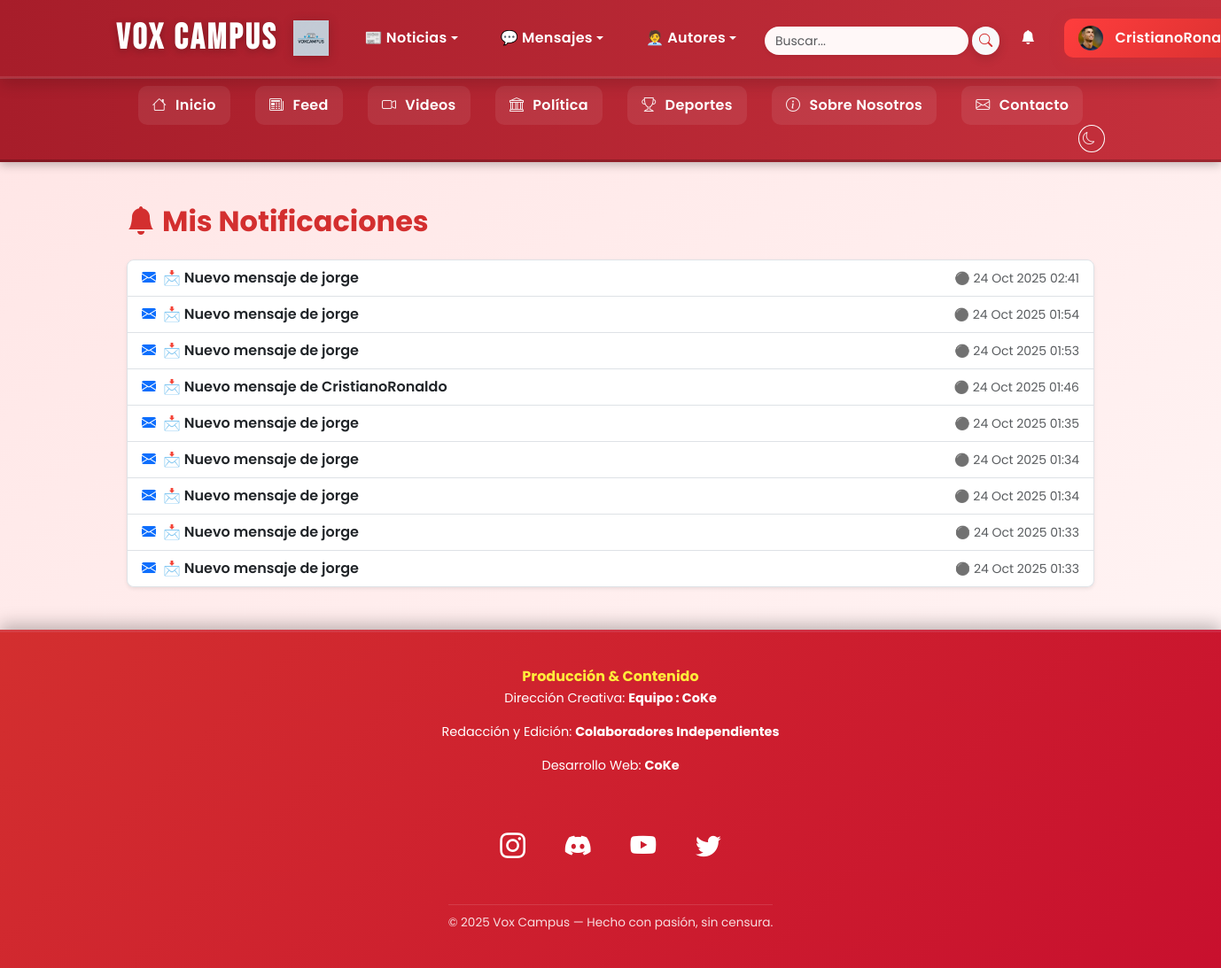
The page /notificaciones/ (signed in) on the database its author committed.
### noticias/models.py (models this page shows, shortened)
class Perfil(models.Model):
    user = models.OneToOneField(User, on_delete=models.CASCADE, related_name='perfil')
    bio = models.TextField(blank=True, null=True)
    avatar = models.ImageField(upload_to='avatares/', blank=True, null=True)
    banner = models.ImageField(upload_to='banners/', blank=True, null=True)
    ultima_actividad = models.DateTimeField(default=timezone.now)
    twitter = models.URLField(max_length=200, blank=True, null=True)
    github = models.URLField(max_length=200, blank=True, null=True)
    instagram = models.URLField(max_length=200, blank=True, null=True)
    linkedin = models.URLField(max_length=200, blank=True, null=True)
    sitio_web = models.URLField(max_length=200, blank=True, null=True)
    rol = models.CharField(
        max_length=20,
        choices=[('autor', 'Autor'), ('admin', 'Administrador')],
        default='autor'
    )

class Notificacion(models.Model):
    usuario = models.ForeignKey(User, on_delete=models.CASCADE)
    tipo = models.CharField(max_length=50)
    contenido = models.TextField()
    url = models.URLField(blank=True, null=True)
    leido = models.BooleanField(default=False)
    fecha = models.DateTimeField(auto_now_add=True)

### noticias/views.py (the view)
# urls.py: path('notificaciones/', views.notificaciones, name='notificaciones'),
@login_required
def notificaciones(request):
    notificaciones = Notificacion.objects.filter(usuario=request.user).order_by('-fecha')
    notificaciones.update(leido=True)
    return render(request, 'noticias/notificaciones.html', {'notificaciones': notificaciones})

### noticias/context_processors.py (called while the page is built)
def contadores_globales(request):
    if request.user.is_authenticated:
        notif_count = Notificacion.objects.filter(usuario=request.user, leido=False).count()
        mensajes_no_leidos = Mensaje.objects.filter(receptor=request.user, leido=False).count() if hasattr(request.user, 'mensaje_set') else 0
    else:
        notif_count = 0
        mensajes_no_leidos = 0
    return {
        'notif_count': notif_count,
        'mensajes_no_leidos': mensajes_no_leidos,
    }

def notificaciones_context(request):
    if request.user.is_authenticated:
        notif_count = Notificacion.objects.filter(usuario=request.user, leido=False).count()
    else:
        notif_count = 0
    return {'notif_count': notif_count}

### templates/noticias/notificaciones.html (shortened to what this page needs)
{% extends 'noticias/base.html' %}
{% block content %}
<div class="container my-5">
   <h2 class="fw-bold text-danger mb-4">
      <i class="bi bi-bell-fill me-2"></i>Mis Notificaciones
   </h2>
   {% if notificaciones %}
   <ul class="list-group shadow-sm rounded-3">
      {% for n in notificaciones %}
      <li class="list-group-item d-flex justify-content-between align-items-center {% if not n.leido %}bg-light{% endif %}">
         <div class="d-flex align-items-center">
            {% if n.tipo == "mensaje" %}
               <i class="bi bi-envelope-fill text-primary me-2"></i>
            {% elif n.tipo == "comentario" %}
               <i class="bi bi-chat-left-text-fill text-success me-2"></i>
            {% else %}
               <i class="bi bi-info-circle-fill text-secondary me-2"></i>
            {% endif %}
            {% if n.url %}
               <a href="{{ n.url }}" class="text-decoration-none text-dark fw-semibold">{{ n.contenido }}</a>
            {% else %}
               <span class="text-dark fw-semibold">{{ n.contenido }}</span>
            {% endif %}
         </div>
         <small class="text-muted">{{ n.fecha|date:"d M Y H:i" }}</small>
      </li>
      {% endfor %}
   </ul>
   {% else %}
   <div class="text-center py-5">
      <p class="text-muted fs-5">🔕 No tienes notificaciones aún</p>
   </div>
   {% endif %}
</div>
{% endblock %}

### templates/noticias/base.html (shortened to what this page needs)
{% load static %}
<!DOCTYPE html>
<html lang="es">
<head>
   <link href="https://cdn.jsdelivr.net/npm/bootstrap@5.3.2/dist/css/bootstrap.min.css" rel="stylesheet" />
   <link href="https://cdn.jsdelivr.net/npm/bootstrap-icons@1.11.1/font/bootstrap-icons.css" rel="stylesheet" />
   <link rel="stylesheet" href="{% static 'webnoticias/css/style.css' %}?v=v38" />
</head>
<body>
<nav class="navbar navbar-expand-lg navbar-dark bg-danger shadow">
   <div class="container">
      <a class="navbar-brand d-flex align-items-center fw-bold"
         href="{% if user.is_authenticated and user.is_superuser %}{% url 'panel_privado' %}{% else %}{% url 'index' %}{% endif %}">
         <span class="me-2 text-white">Vox Campus</span>
         <img src="{% static 'WebNoticias/img/logo.png' %}" alt="Logo Vox Campus"
              style="height:40px; width:auto; object-fit:contain;" />
      </a>
      <div class="collapse navbar-collapse" id="navbarNav">
         <ul class="navbar-nav mx-auto align-items-center gap-2">
            {% if user.is_authenticated and user.is_superuser or user.is_authenticated and user.is_staff %}
               <li class="nav-item dropdown">
                  <a class="nav-link dropdown-toggle" href="#" id="noticiasDropdown" role="button" data-bs-toggle="dropdown">
                     📰 Noticias
                  </a>
               </li>
            {% endif %}
            {% if user.is_authenticated %}
               <li class="nav-item dropdown">
                  <a class="nav-link dropdown-toggle" href="#" id="mensajesDropdown" role="button" data-bs-toggle="dropdown">
                     💬 Mensajes
                  </a>
               </li>
            {% endif %}
            {% if user.is_authenticated %}
               <li class="nav-item dropdown has-dot">
                  <a class="nav-link dropdown-toggle" href="#" id="reporterosDropdown" role="button" data-bs-toggle="dropdown">
                     🧑‍💼 Autores
                  </a>
               </li>
            {% endif %}
         </ul>
         <ul class="navbar-nav align-items-center gap-0">
            {% if user.is_authenticated %}
               <li class="nav-item">
                  <form id="buscador" class="d-flex align-items-center" role="search" method="get" action="{% url 'buscar' %}">
                     <input id="input-busqueda" class="form-control form-control-sm rounded-pill shadow-sm border-0 me-1"
                            type="search" placeholder="Buscar..." name="q" required />
                     <button class="btn btn-light btn-sm rounded-pill px-2 py-0" type="submit" style="height:32px;">
                        <i class="bi bi-search text-danger"></i>
                     </button>
                  </form>
               </li>
               <li class="nav-item position-relative">
                  <a href="{% url 'notificaciones' %}" class="nav-link position-relative">
                     <i class="bi bi-bell-fill"></i>
                  </a>
               </li>
               <li class="nav-item dropdown">
                  <a class="nav-link dropdown-toggle btn-login px-3 py-2" href="#" id="userDropdown"
                     role="button" data-bs-toggle="dropdown">
                     {% if user.perfil.avatar %}
                        <img src="{{ user.perfil.avatar.url }}" alt="avatar"
                             style="width:28px; height:28px; border-radius:50%; object-fit:cover; margin-right:6px;" />
                     {% else %}
                        <i class="bi bi-person-circle me-1"></i>
                     {% endif %}
                     {{ user.username }}
                  </a>
               </li>
            {% endif %}
         </ul>
      </div>
   </div>
</nav>
   <div class="subnav">
      <div class="container text-center py-2">
         {% if user.is_authenticated and user.is_superuser %}
            <a href="{% url 'panel_privado' %}" class="subnav-link"><i class="bi bi-house-door"></i> Inicio Privado</a>
         {% else %}
            <a href="{% url 'index' %}" class="subnav-link"><i class="bi bi-house"></i> Inicio</a>
         {% endif %}
         <a href="{% url 'feed' %}" class="subnav-link"><i class="bi bi-newspaper"></i> Feed</a>
         <a href="{% url 'videos' %}" class="subnav-link"><i class="bi bi-camera-video"></i> Videos</a>
         <a href="{% url 'politica' %}" class="subnav-link"><i class="bi bi-bank"></i> Política</a>
         <a href="{% url 'deportes' %}" class="subnav-link"><i class="bi bi-trophy"></i> Deportes</a>
         <a href="{% url 'sobre' %}" class="subnav-link"><i class="bi bi-info-circle"></i> Sobre Nosotros</a>
         <a href="{% url 'contacto' %}" class="subnav-link"><i class="bi bi-envelope"></i> Contacto</a>
         <li class="nav-item d-flex align-items-center ms-2">
            <button id="theme-toggle" class="btn btn-outline-light btn-sm rounded-circle p-1" title="Cambiar tema">
               <i class="bi bi-moon"></i>
            </button>
         </li>
      </div>
   </div>
   <main class="container my-4">
      {% block content %}{% endblock %}
   </main>
   <footer class="footer-premium">
      <div class="footer-container">
         <div class="footer-credits">
            <h4>Producción & Contenido</h4>
            <p>Dirección Creativa: <strong>Equipo : CoKe</strong></p>
            <p>Redacción y Edición: <strong>Colaboradores Independientes</strong></p>
            <p>Desarrollo Web: <strong>CoKe</strong></p>
         </div>
         <div class="footer-social">
            <a href="https://www.instagram.com" target="_blank" class="social-icon"><i class="bi bi-instagram"></i></a>
            <a href="https://discord.com" target="_blank" class="social-icon"><i class="bi bi-discord"></i></a>
            <a href="https://www.youtube.com" target="_blank" class="social-icon"><i class="bi bi-youtube"></i></a>
            <a href="https://twitter.com" target="_blank" class="social-icon"><i class="bi bi-twitter"></i></a>
         </div>
         <div class="footer-bottom">
            <p>&copy; 2025 Vox Campus — Hecho con pasión, sin censura.</p>
         </div>
      </div>
   </footer>
</body>
</html>

### noticias/static/WebNoticias/css/base.css (style rules this page uses)
body { font-family: 'Poppins', sans-serif; color: #212529; scroll-behavior: smooth; margin: 0; background: linear-gradient(145deg, #ffe5e5, #fff6f6); background-attachment: fixed; transition: background-color 0.4s ease, color 0.4s ease; }
a { text-decoration: none; transition: all 0.2s ease; }
.container main, main.container { display:block; }
.navbar-brand img { height: 75px; width: auto; margin-left: 10px; vertical-align: middle; display: inline-block; filter: drop-shadow(0 2px 6px rgba(0,0,0,0.18)); }

### noticias/static/WebNoticias/css/navbar.css (style rules this page uses)
.navbar { background: linear-gradient(90deg, #a71d2a, #c5303c); box-shadow: 0 4px 10px rgba(0,0,0,0.4); border-bottom: 2px solid rgba(255,255,255,0.1); }
.navbar-brand { font-family: 'Bebas Neue','Montserrat',Arial,sans-serif; font-size: 2.5rem; letter-spacing: 3px; color: #fff !important; text-shadow: 0 2px 8px rgba(0,0,0,0.25); transition: transform 0.2s, text-shadow 0.3s; padding-right: 8px; }
.navbar-nav .nav-item { margin: 0 8px; }
.navbar .nav-link { color: #fff; font-weight: 600; letter-spacing: 0.3px; transition: all 0.3s ease; border-radius: 10px; padding: 8px 14px; font-size: 1rem; margin-right: .5rem; }
#theme-toggle { margin-left: auto;; border-color: #fff; color: #fff; transition: all 0.3s ease; }
.subnav { background: linear-gradient(90deg, #a71d2a, #c5303c); border-top: 1px solid rgba(255,255,255,0.15); border-bottom: 3px solid rgba(0,0,0,0.2); box-shadow: 0 3px 10px rgba(0,0,0,0.25); animation: fadeInDown 0.5s ease both; }
.subnav .subnav-link { display: inline-block; color: #fff; font-weight: 600; letter-spacing: 0.3px; margin: 0 12px; padding: 10px 16px; border-radius: 10px; text-decoration: none; background: rgba(255,255,255,0.08); transition: all 0.3s ease; }
.subnav i { margin-right: 6px; opacity: 0.9; }
.navbar-nav.align-items-center { align-items: center !important; }
#buscador { display: flex; align-items: center; margin-top: 5px; }
.navbar-nav.align-items-center > .nav-item { display: flex; align-items: center; }
#input-busqueda { height: 32px; line-height: 32px; padding: 0 10px; width: 200px; max-width: 240px; transition: all 0.3s ease; }
#input-busqueda { height: 32px; line-height: 32px; padding: 0 12px; width: 230px; max-width: 280px; background: #fff8f8; transition: all 0.3s ease; }
.navbar-nav .nav-item .nav-link { display:flex; align-items:center; padding-top:0.25rem; padding-bottom:0.25rem; }

### noticias/static/WebNoticias/css/panel.css (style rules this page uses)
.navbar, .navbar * { position: relative; z-index: 1000; }

### noticias/static/WebNoticias/css/forms.css (style rules this page uses)
form input, form textarea, form select { border-radius:.5rem; border:1px solid #ced4da; padding:.75rem 1rem; transition:all .3s ease; }
.btn-login { background:linear-gradient(135deg,#ff3d3d,#d32f2f); color:#fff!important; border:none; border-radius:50px; padding:.65rem 1.8rem; font-weight:700; letter-spacing:.4px; font-size:1.05rem; transition:all .3s ease; box-shadow:0 4px 15px rgba(211,47,47,0.35); display:flex; align-items:center; justify-content:center; gap:8px; margin:0; }
form .btn { border:none; border-radius:12px; font-weight:700; padding:.6rem 1.4rem; font-size:.95rem; transition:all .3s ease; box-shadow:0 4px 12px rgba(0,0,0,.15); vertical-align:middle; }
form .btn, form a.btn { display:inline-flex; align-items:center; justify-content:center; text-decoration:none; height:45px; line-height:1; }

### noticias/static/WebNoticias/css/footer.css (style rules this page uses)
.footer-premium { background:linear-gradient(135deg,#d32f2f,#c8102e); color:#fff; text-align:center; padding:40px 15px 25px; border-top:3px solid rgba(255,255,255,.1); box-shadow:0 -6px 18px rgba(0,0,0,.25); }
.footer-container { max-width:1100px; margin:0 auto; display:flex; flex-direction:column; align-items:center; gap:1.5rem; }
.footer-credits { font-size:.9rem; color:#fff; }
.footer-credits h4 { color:#ffeb3b; font-weight:700; margin-bottom:.3rem; font-size:1rem; }
.footer-social { display:flex; justify-content:center; gap:1.3rem; margin-top:1.2rem; }
.footer-social .social-icon { color:#fff; font-size:1.6rem; transition:all .3s ease; }
.footer-bottom { border-top:1px solid rgba(255,255,255,.15); margin-top:1.2rem; padding-top:10px; font-size:.85rem; opacity:.85; }
.footer-premium .social-icon { font-size:1.8rem; color:#fff; margin:0 12px; transition: all .3s ease; }

### noticias/static/WebNoticias/css/typography.css (style rules this page uses)
h1, h2, h3, h4, h5 { color:#d32f2f; font-weight:700; }
.text-danger { color:#d32f2f !important; }

### noticias/static/WebNoticias/css/perfil.css (style rules this page uses)
.badge.bg-danger, { background: linear-gradient(135deg,#dc3545,#f85b69); }
.text-muted::before { content: "⚫ "; }

### noticias/static/WebNoticias/css/responsive.css (style rules this page uses)
html { scroll-behavior: smooth; }

### rows shown on the page
Notificacion: tipo "mensaje" (drawn), contenido "📩 Nuevo mensaje de jorge", fecha "24 Oct 2025 02:41"
Notificacion: tipo "mensaje" (drawn), contenido "📩 Nuevo mensaje de jorge", fecha "24 Oct 2025 01:54"
Notificacion: tipo "mensaje" (drawn), contenido "📩 Nuevo mensaje de jorge", fecha "24 Oct 2025 01:53"
Notificacion: tipo "mensaje" (drawn), contenido "📩 Nuevo mensaje de CristianoRonaldo", fecha "24 Oct 2025 01:46"
Notificacion: tipo "mensaje" (drawn), contenido "📩 Nuevo mensaje de jorge", fecha "24 Oct 2025 01:35"
Notificacion: tipo "mensaje" (drawn), contenido "📩 Nuevo mensaje de jorge", fecha "24 Oct 2025 01:34"
Notificacion: tipo "mensaje" (drawn), contenido "📩 Nuevo mensaje de jorge", fecha "24 Oct 2025 01:34"
Notificacion: tipo "mensaje" (drawn), contenido "📩 Nuevo mensaje de jorge", fecha "24 Oct 2025 01:33"
Notificacion: tipo "mensaje" (drawn), contenido "📩 Nuevo mensaje de jorge", fecha "24 Oct 2025 01:33"
